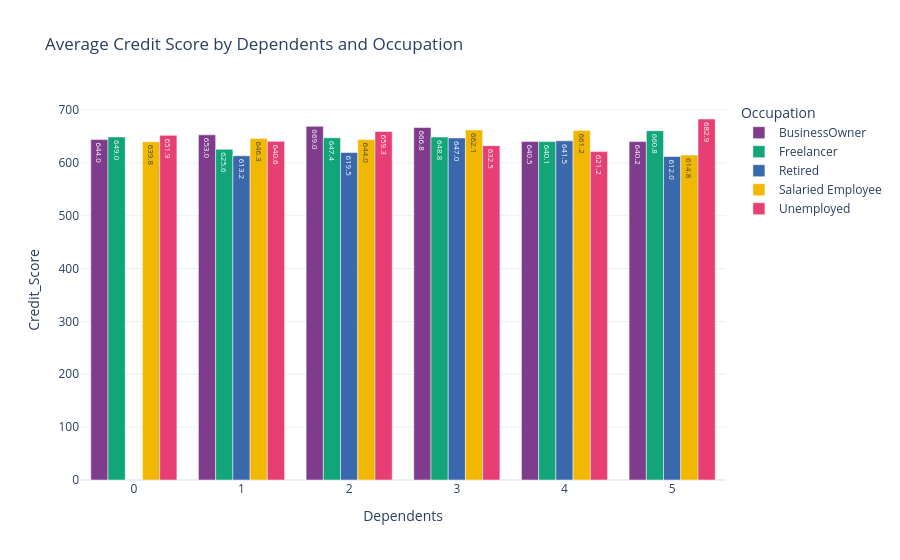

Notebook cell for this chart:
### Code cell
fig = px.bar(
    data.groupby(["Occupation", "Dependents"])["Credit_Score"].mean().reset_index(),
    x="Dependents",
    y="Credit_Score",
    color="Occupation",
    barmode="group",
    text_auto='.1f',
    title="Average Credit Score by Dependents and Occupation",
    color_discrete_sequence=px.colors.qualitative.Bold
)
fig.update_layout(template="plotly_white")
fig.show()

### Figure 1 — Plotly figure (JSON) as saved in the notebook; plotly's stock layout.template omitted (floating-point values rounded to 4 significant figures)
{"data": [{"alignmentgroup": "True", "hovertemplate": "Occupation=BusinessOwner<br>Dependents=%{x}<br>Credit_Score=%{y}<extra></extra>", "legendgroup": "BusinessOwner", "marker": {"color": "rgb(127, 60, 141)", "pattern": {"shape": ""}}, "name": "BusinessOwner", "offsetgroup": "BusinessOwner", "orientation": "v", "showlegend": true, "textposition": "auto", "texttemplate": "%{y:.1f}", "type": "bar", "x": [0, 1, 2, 3, 4, 5], "xaxis": "x", "y": [644.0, 653.0, 669.0, 666.8, 640.5, 640.2], "yaxis": "y"}, {"alignmentgroup": "True", "hovertemplate": "Occupation=Freelancer<br>Dependents=%{x}<br>Credit_Score=%{y}<extra></extra>", "legendgroup": "Freelancer", "marker": {"color": "rgb(17, 165, 121)", "pattern": {"shape": ""}}, "name": "Freelancer", "offsetgroup": "Freelancer", "orientation": "v", "showlegend": true, "textposition": "auto", "texttemplate": "%{y:.1f}", "type": "bar", "x": [0, 1, 2, 3, 4, 5], "xaxis": "x", "y": [649.0, 625.6, 647.4, 648.8, 640.1, 660.8], "yaxis": "y"}, {"alignmentgroup": "True", "hovertemplate": "Occupation=Retired<br>Dependents=%{x}<br>Credit_Score=%{y}<extra></extra>", "legendgroup": "Retired", "marker": {"color": "rgb(57, 105, 172)", "pattern": {"shape": ""}}, "name": "Retired", "offsetgroup": "Retired", "orientation": "v", "showlegend": true, "textposition": "auto", "texttemplate": "%{y:.1f}", "type": "bar", "x": [1, 2, 3, 4, 5], "xaxis": "x", "y": [613.2, 619.5, 647.0, 641.5, 612.0], "yaxis": "y"}, {"alignmentgroup": "True", "hovertemplate": "Occupation=Salaried Employee<br>Dependents=%{x}<br>Credit_Score=%{y}<extra></extra>", "legendgroup": "Salaried Employee", "marker": {"color": "rgb(242, 183, 1)", "pattern": {"shape": ""}}, "name": "Salaried Employee", "offsetgroup": "Salaried Employee", "orientation": "v", "showlegend": true, "textposition": "auto", "texttemplate": "%{y:.1f}", "type": "bar", "x": [0, 1, 2, 3, 4, 5], "xaxis": "x", "y": [639.8, 646.3, 644.0, 662.1, 661.2, 614.8], "yaxis": "y"}, {"alignmentgroup": "True", "hovertemplate": "Occupation=Unemployed<br>Dependents=%{x}<br>Credit_Score=%{y}<extra></extra>", "legendgroup": "Unemployed", "marker": {"color": "rgb(231, 63, 116)", "pattern": {"shape": ""}}, "name": "Unemployed", "offsetgroup": "Unemployed", "orientation": "v", "showlegend": true, "textposition": "auto", "texttemplate": "%{y:.1f}", "type": "bar", "x": [0, 1, 2, 3, 4, 5], "xaxis": "x", "y": [651.9, 640.6, 659.3, 632.5, 621.2, 682.9], "yaxis": "y"}], "layout": {"barmode": "group", "legend": {"title": {"text": "Occupation"}, "tracegroupgap": 0}, "title": {"text": "Average Credit Score by Dependents and Occupation"}, "xaxis": {"anchor": "y", "domain": [0, 1], "title": {"text": "Dependents"}}, "yaxis": {"anchor": "x", "domain": [0, 1], "title": {"text": "Credit_Score"}}}}
